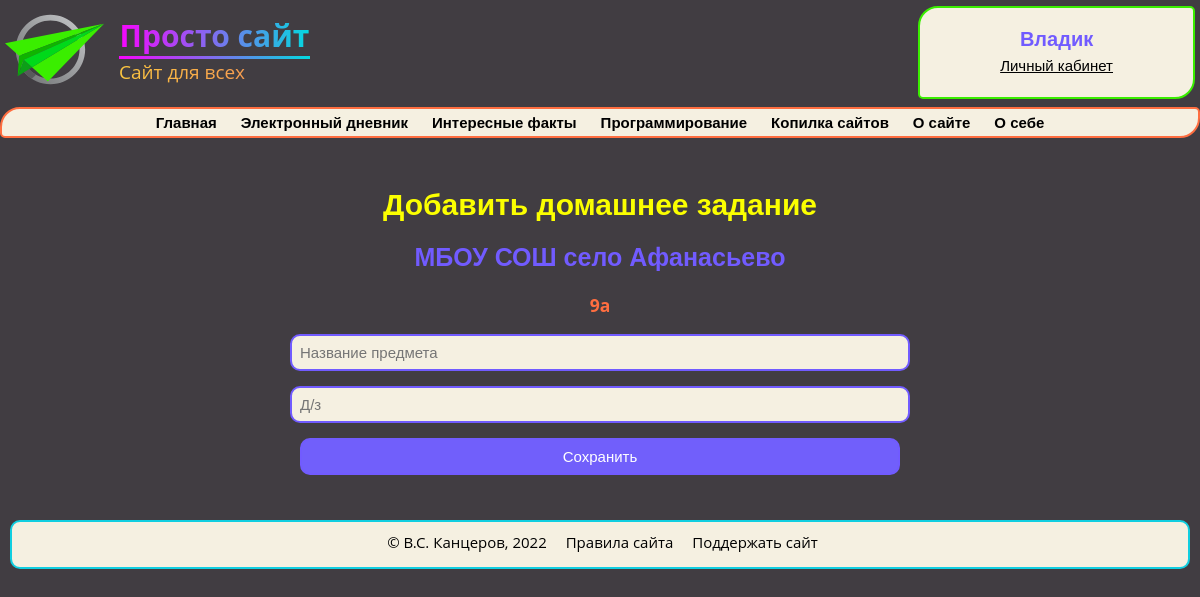
/add/homework/1 (signed in), run on the app's committed database.
### data/users.py (models this page shows, shortened)
class User(SqlAlchemyBase, UserMixin):
    __tablename__ = 'users'
    id = sqlalchemy.Column(sqlalchemy.Integer, primary_key=True, autoincrement=True)
    name = sqlalchemy.Column(sqlalchemy.String, nullable=False)
    surname = sqlalchemy.Column(sqlalchemy.String, nullable=True)
    class_n_id = sqlalchemy.Column(sqlalchemy.Integer, sqlalchemy.ForeignKey("class_n.id"), nullable=True)
    school_id = sqlalchemy.Column(sqlalchemy.Integer, sqlalchemy.ForeignKey("schools.id"), nullable=True)
    email = sqlalchemy.Column(sqlalchemy.String,
                              index=True, unique=True, nullable=False)
    admin = sqlalchemy.Column(sqlalchemy.Boolean, default=False)
    hashed_password = sqlalchemy.Column(sqlalchemy.String, nullable=False)

### data/schools.py (models this page shows)
class School(SqlAlchemyBase, UserMixin):
    __tablename__ = 'schools'
    id = sqlalchemy.Column(sqlalchemy.Integer, primary_key=True, autoincrement=True)
    name = sqlalchemy.Column(sqlalchemy.String, nullable=False)

### data/class_n.py (models this page shows)
class Classes(SqlAlchemyBase, UserMixin):
    __tablename__ = 'class_n'
    id = sqlalchemy.Column(sqlalchemy.Integer, primary_key=True, autoincrement=True)
    name = sqlalchemy.Column(sqlalchemy.String, nullable=False)
    school_id = sqlalchemy.Column(sqlalchemy.Integer, sqlalchemy.ForeignKey("schools.id"))

### main.py (the view, shortened to what this page needs)
@app.route('/add/homework/<int:class_n_id>', methods=['GET', 'POST'])
def add_homework(class_n_id):
    if current_user.is_authenticated and current_user.admin:
        form = AddHomework()
        db_sess = db_session.create_session()
        if not check_id(class_n_id, Classes):
            return abort(404)
        class_n = db_sess.query(Classes).filter(Classes.id == class_n_id).first()
        school = db_sess.query(School).filter(School.id == class_n.school_id).first()
        school = school.name
        class_n_name = class_n.name
        return render_template('add_homework.html', form=form, school=school, class_n=class_n_name)
    return abort(404)

### forms/forms.py
class AddHomework(FlaskForm):
    title = StringField('Название урока', validators=[DataRequired()])
    content = StringField('Д/з')
    submit = SubmitField('Сохранить')

### data/db_session.py (called while the page is built)
def create_session() -> Session:
    global __factory
    return __factory()

### main.py (called while the page is built)
@login_manager.user_loader
def load_user(user_id):
    db_sess = db_session.create_session()
    return db_sess.query(User).get(user_id)

def check_id(id_is_check, class_is_check):
    db_sess = db_session.create_session()
    my_class_one = db_sess.query(class_is_check).filter(class_is_check.id == id_is_check).first()
    if my_class_one is None:
        return False
    return True

### templates/add_homework.html (shortened to what this page needs)
{% extends 'base.html' %}
{% block body %}
<h1>Добавить домашнее задание</h1>
<h2>{{ school }}</h2>
<h3>{{ class_n }}</h3>
<form action="" method="post">
    <p>{{ form.title(class="form-control", placeholder="Название предмета") }}</p>
    <p>{{ form.content(class="form-control", placeholder="Д/з") }}</p>
    <p>{{ form.submit(type="submit", class="btn btn-primary") }}</p>
</form>
{% endblock %}

### templates/base.html (shortened to what this page needs)
<!DOCTYPE html>
<html lang="ru">
<head>
    <link type="text/css" rel="stylesheet" href="{{ url_for('static', filename='css/main.css') }}"/>
</head>
<body>
<header id="header" class="header">
    <a href="/" id="logo" class="logo">
        <img src="/static/logo.svg"/>
        <div class="logo-text">
            <h1>Просто сайт</h1>
            <hr>
            <p>Сайт для всех</p>
        </div>
    </a>
    <div id="authorization" class="authorization">
        {% if current_user.is_authenticated %}
            <a href="/logout" class="empty_a">
                <h1> {{ current_user.name }} </h1>
            </a>
            <a href="/personal" class="empty_a">
                <p> Личный кабинет </p>
            </a>
        {% endif %}
    </div>
</header>
<section>
    <div id="nav">
        <ul class="menu animate__animated notshow" id="navbar">
            <a href="/">
                <li class="li1">Главная</li>
            </a>
            <a href="/homeworks">
                <li class="li1">Электронный дневник</li>
            </a>
            <a href="#">
                <li class="li1">Интересные факты</li>
            </a>
            <a href="#">
                <li class="li1">Программирование</li>
            </a>
            <a href="#">
                <li class="li1">Копилка сайтов</li>
            </a>
            <a href="#">
                <li class="li1">О сайте</li>
            </a>
            <a href="#">
                <li class="li1">О себе</li>
            </a>
        </ul>
    </div>
</section>
{% block body %}{% endblock %}
<footer id="footer" class="footer">
    <p>© В.С. Канцеров, 2022</p>
    <a href="#">Правила сайта </a>
    <a href="#">Поддержать сайт</a>
</footer>
</body>
</html>

### static/css/main.css (style rules this page uses)
body { font-family: 'Open Sans', sans-serif; background-color: #413d42; color: #F5F0E1; font-size: 15px; padding: 0; margin: 0; }
a { color: #00ff00; text-decoration: underline; }
.header { display: flex; justify-content: space-between; }
h1 { color: #fbff00; text-align: center; font-family: 'Montserrat', sans-serif; font-size: 30px; margin-top: 50px; }
h2 { color: #715bff; text-align: center; font-family: 'Montserrat', sans-serif; font-size: 25px; margin-top: 100px; }
.logo { display: flex; align-items: center; margin-left: 5px; text-decoration: none; user-select: none; }
.logo-text { width: 191px; margin-left: 15px; }
.logo-text h1 { font-size: 30px; margin: 0; font-family: 'Open Sans', sans-serif; background: linear-gradient(to right, #F705FE, #03D9DF); background-clip: text; -webkit-background-clip: text; -webkit-text-fill-color: transparent; }
.logo-text hr { margin: 0; border: 0px; height: 3px; background: linear-gradient(to right, #F705FE, #03D9DF); }
.logo-text p { font-size: 19px; margin: 0; background: linear-gradient(to right, #FCC63F, #F48758); background-clip: text; -webkit-background-clip: text; -webkit-text-fill-color: transparent; }
.authorization { margin-top: 6px; margin-right: 5px; padding: 0 80px; color: black; border: 2px solid #3aee00; border-radius: 20px 5px; text-align: center; background-color: #f5f0e1; }
.authorization h1 { font-family: 'Montserrat', sans-serif; font-weight: 700; color: #715BFF; margin-top: 20px; margin-bottom: 6px; font-size: 20px; }
.authorization p { font-family: 'Montserrat', sans-serif; font-weight: 400; font-size: 15px; margin-top: 6px; color: #000; text-decoration: underline; }
.menu { margin: 0; padding: 0; margin-top: 8px; list-style-type: none; border: 2px solid #ff6e40; border-radius: 20px 5px; text-align: center; background-color: #f5f0e1; }
.menu a { color: #000000; padding: 5px 10px; text-decoration: none; font-family: 'Montserrat', sans-serif; font-weight: 600; display: inline-block; width: auto; }
.empty_a { text-decoration: none }
form { text-align: center; color: #fff; }
input { background: #f5f0e1; border: 2px solid #715bff; border-radius: 10px; width: 50%; color: #000; font-size: 15px; padding: 8px; }
#submit { background: #715ffb; color: white; margin-bottom: 0px; }
#footer { margin: 5px 10px; margin-top: 45px; border: 2px solid #10cee0; border-radius: 10px 10px; background-color: #f5f0e1; text-align: center; }
#footer p { margin-top: 10px; margin-left: 10px; margin-right: 5px; color: #000; width: auto; display: inline-block; }
#footer a { margin-top: 5px; margin-left: 10px; margin-right: 5px; padding: 0; text-decoration: none; color: #000; width: auto; display: inline-block; transition: all 0.5s ease; margin-bottom: 5px; }
:root { --animate-duration: 1s; --animate-delay: 1s; --animate-repeat: 1; }
.animate__animated { -webkit-animation-duration: 1s; animation-duration: 1s; -webkit-animation-duration: var(--animate-duration); animation-duration: var(--animate-duration); -webkit-animation-fill-mode: both; animation-fill-mode: both; }

### data on the page
User: name "Владик"
School: name "МБОУ СОШ село Афанасьево"
Classes: name "9а"
